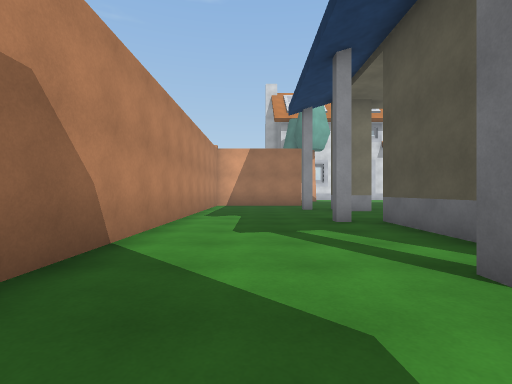
view 1 (above)

24 first-person views from a walk through a 3-D level made in the Unity game engine. The camera is 1.2 m above the floor, looks level and sees 85° across. The floor is counted in squares, 2 m on a side. Each view is taken from the middle of a square. On the plan, view 1 faces up. The plan holds only what a view shows up to about 9 squares ahead; the rest is blank. The place goes on beyond the plan. The player character is not drawn.

view 2
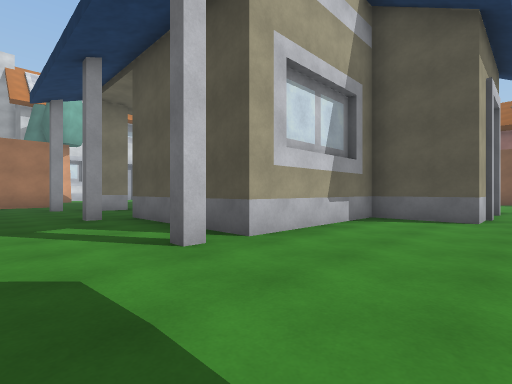

view 3
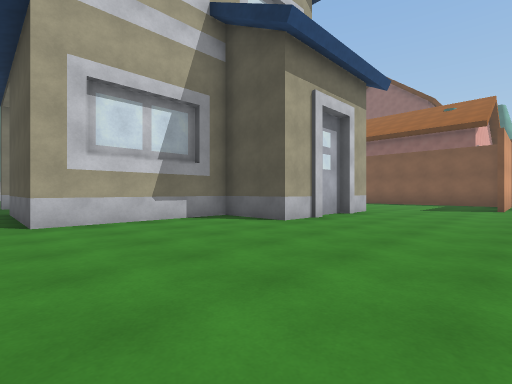

view 4
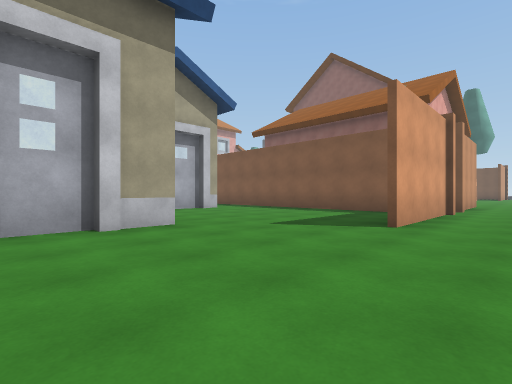

view 5
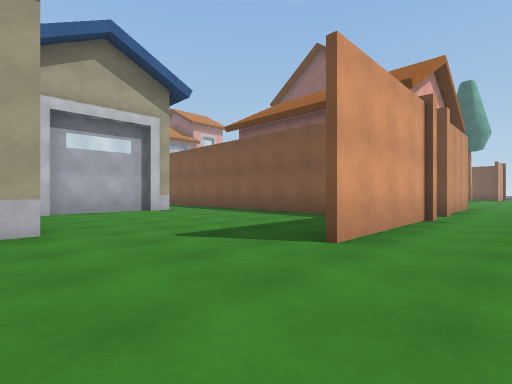

view 6
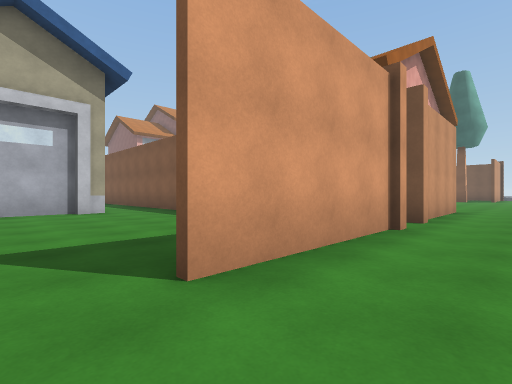

view 7
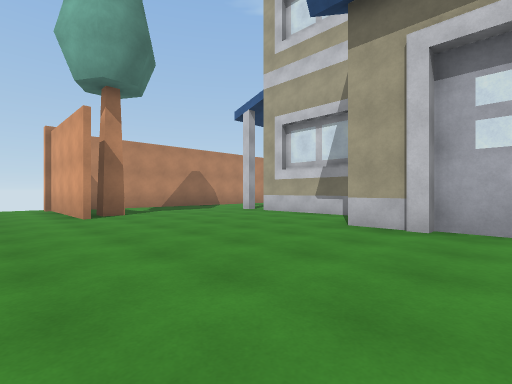

view 8
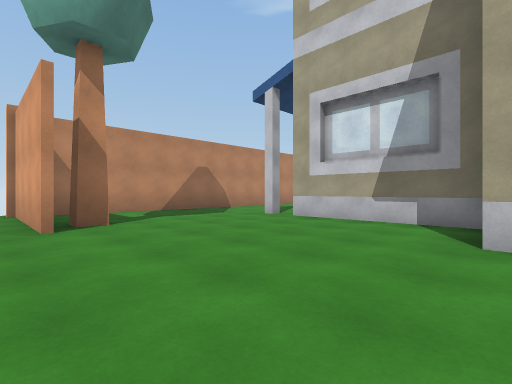

view 9
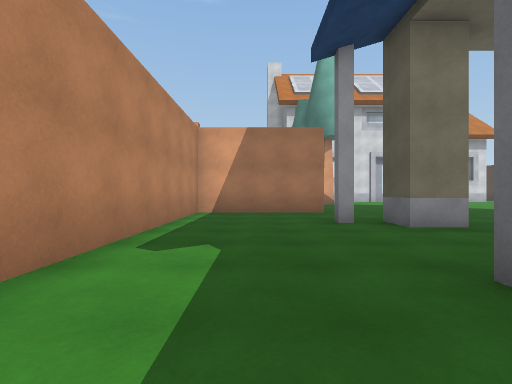

view 10
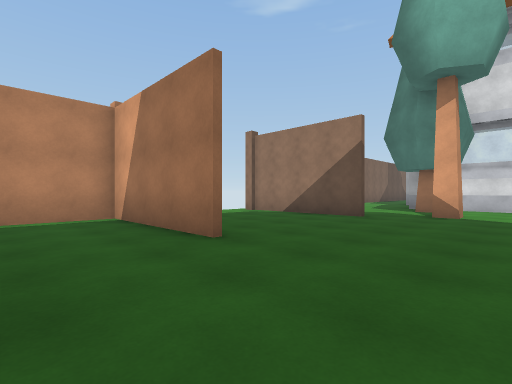

view 11
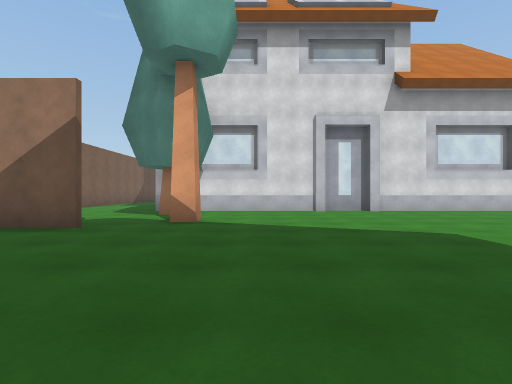

view 12
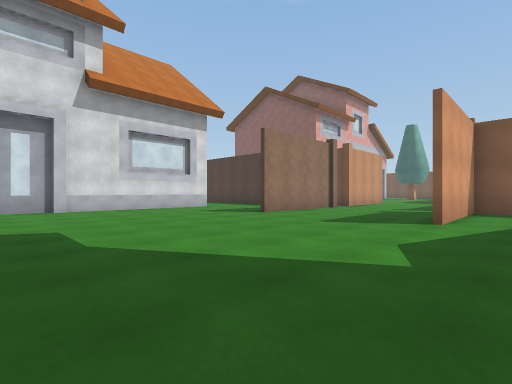

view 13
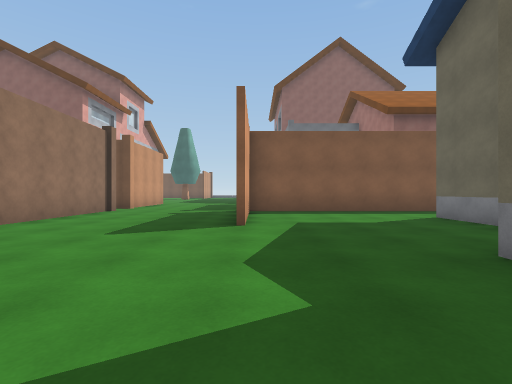

view 14
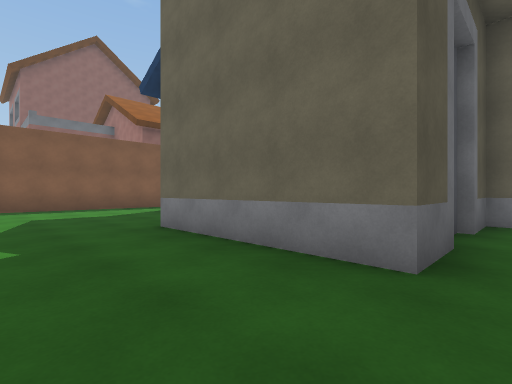

view 15
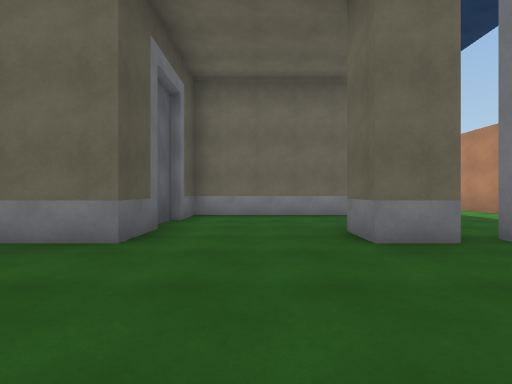

view 16
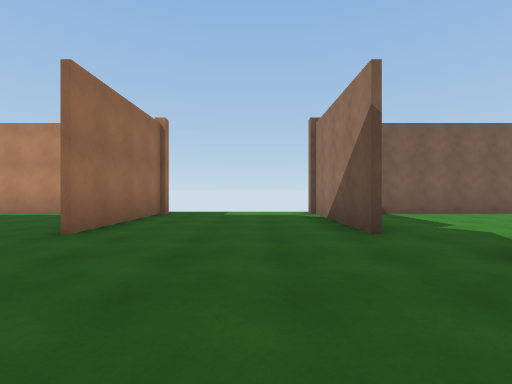

view 17
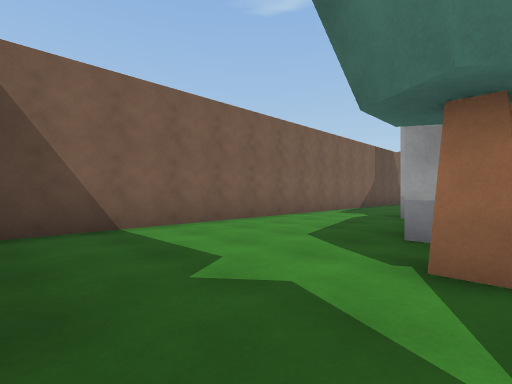

view 18
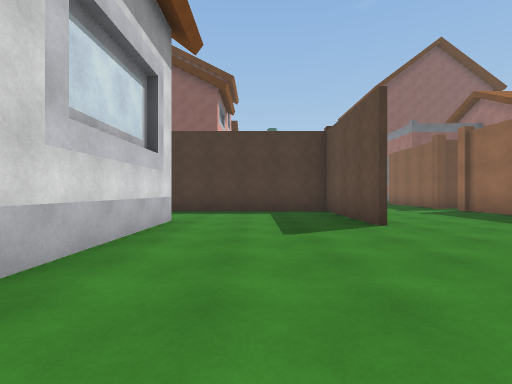

view 19
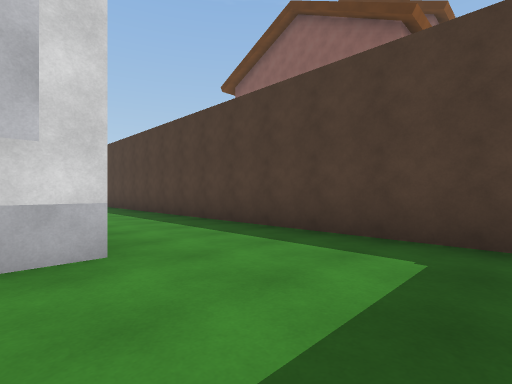

view 20
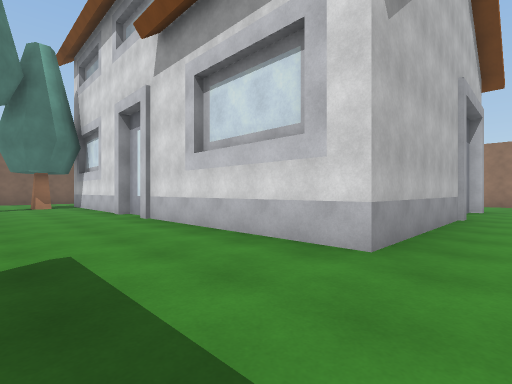

view 21
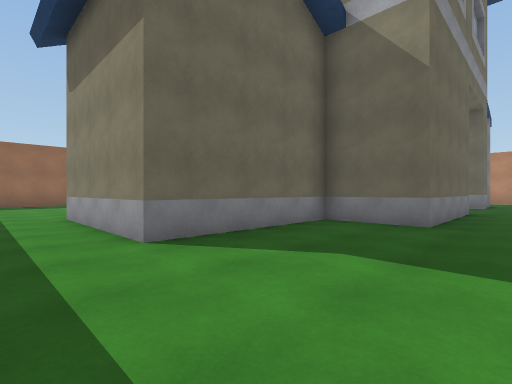

view 22
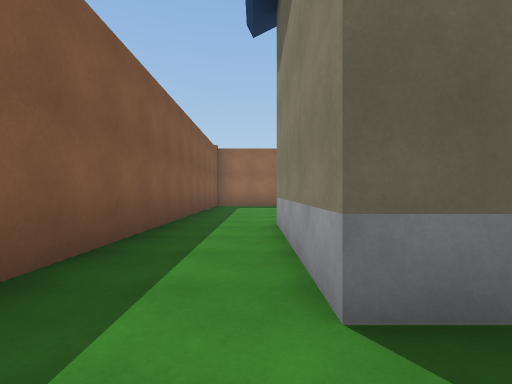

view 23
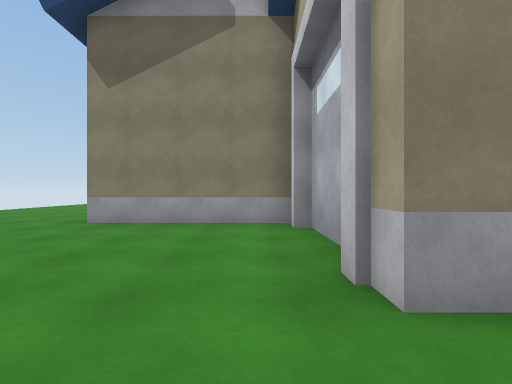

view 24
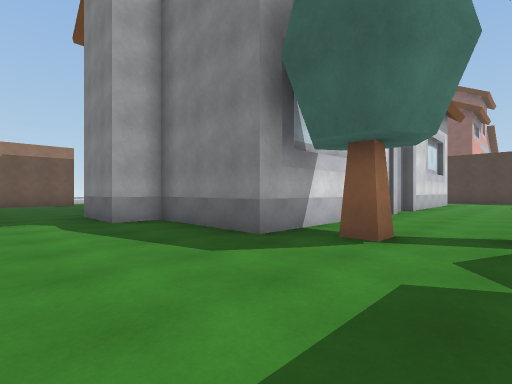

### Floor plan
Points are (right, up) in squares from view 1. A wall is a line through its corners. A room is listed if a view was taken in it or the views show most of it. See-through windows are left out.
Room 1 (views 1, 2, 3, 4, 5, 6, 7, 8, 9)
walls: (8, -0.3) (6.6, -0.3) (6.6, 1.7) (2.6, 1.7) (2.6, 5.7); (9.4, -0.1) (7.9, -0.1); (10.6, 3.8) (10.6, -0.3) (9.2, -0.3); (0.6, -3.4) (-1.8, -3.4); (-1.7, 0.1) (-1.7, -2.6); (14, 3.9) (11.2, 3.9); (2.6, 8.7) (2.6, 9.7); (14.6, 3.7) (13.9, 3.7); (16.7, -1.9) (16.7, 2.6); (17, -3.4) (13, -3.4); (2, 12.2) (-1.8, 12.2); (-1.7, 12.6) (-1.7, 1.8); (21.9, -3.4) (18, -3.4)
ways out: opening at (2, 11) to room 2; opening at (3, 7.5) to room 2; opening at (15.5, 3) to room 2
objects: tree (1, -3)
Room 2 (views 10, 11, 12, 13, 14, 15, 16, 17, 18, 19, 20, 21, 22, 23, 24)
walls: (17, 16.6) (13, 16.6); (16.6, 12.2) (13, 12.2); (15.2, 12.4) (17, 12.4); (13, 16.8) (16.7, 16.8) (16.7, 26.5); (16.7, 2.6) (16.7, 12.5); (13.9, 25.5) (13.9, 20.8) (8.5, 20.8); (8.6, 21) (7.1, 21); (7.2, 20.8) (1.9, 20.8) (1.9, 23.8) (0.9, 23.8) (0.9, 25.8); (6.6, 8.4) (6.6, 9.7) (10.6, 9.7) (10.6, 7.7) (14.6, 7.7) (14.6, 3.7); (6.8, 7) (6.8, 7.9); (2.6, 9.7) (3.6, 9.7) (3.6, 8.7) (2.6, 8.7); (2, 16.6) (-1.8, 16.6); (2.6, 5.7) (6.6, 5.7) (6.6, 7); (-2, 12.4) (2, 12.4); (-1.7, 25) (-1.7, 17.1)
ways out: opening at (2, 11) to room 1; opening at (3, 7.5) to room 1; opening at (15.5, 3) to room 1
objects: tree (3, 18); tree (3, 20)

Where each view was taken, in squares from view 1:
view 1: 0 up, 0 right, facing up
view 2: 1 down, 0 right, facing up-right
view 3: 4 down, 2 right, facing up-right
view 4: 5 down, 8 right, facing up-right
view 5: 5 down, 10 right, facing up-right
view 6: 5 down, 12 right, facing up-right
view 7: 5 down, 9 right, facing up-left
view 8: 4 down, 7 right, facing up-left
view 9: 4 up, 0 right, facing up
view 10: 10 up, 5 right, facing up-left
view 11: 12 up, 5 right, facing up
view 12: 11 up, 7 right, facing up-right
view 13: 12 up, 8 right, facing right
view 14: 12 up, 6 right, facing down-right
view 15: 13 up, 5 right, facing down
view 16: 15 up, 6 right, facing left
view 17: 17 up, 3 right, facing up-left
view 18: 19 up, 8 right, facing right
view 19: 18 up, 13 right, facing up-right
view 20: 18 up, 15 right, facing up-left
view 21: 11 up, 16 right, facing down-left
view 22: 9 up, 15 right, facing down
view 23: 3 up, 16 right, facing left
view 24: 18 up, 1 left, facing up-right
